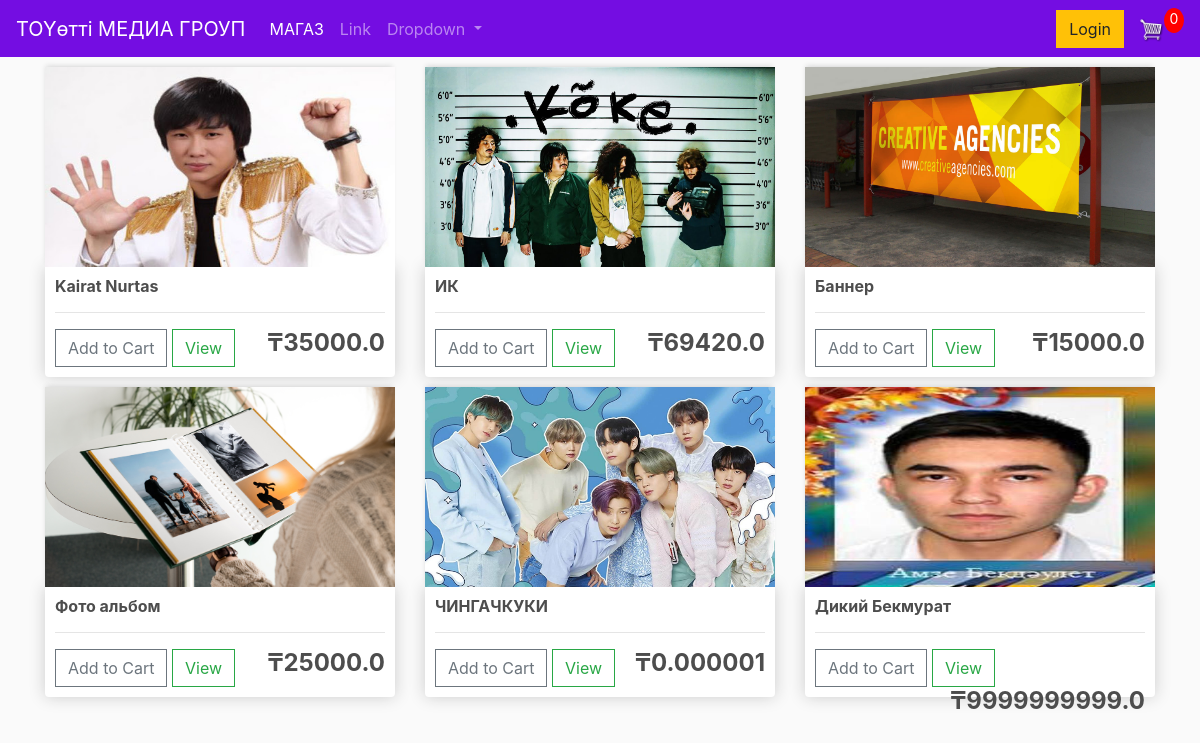
/store/, run on the app's committed database.
### store/models.py (models this page shows, shortened)
class Product(models.Model):
    name = models.CharField(max_length=200, null=True)
    price = models.FloatField()
    image = models.ImageField(null = True, blank = True)

### store/views.py (the view)
# urls.py: path('', include('store.urls')),
def store(request):
    products = Product.objects.all()
    context = {'products':products}
    return render(request, 'store/store.html', context)

### store/templates/store/store.html
{% extends 'store/main.html' %}
{% load static %}
{% block content %}
<div class="row">
    {% for product in products %}
    <div class="col-lg-4">
        <img class="thumbnail" src="{{product.image.url}}" alt="{% static 'images/placeholder.png' %}">
        <div class="box-element product">
            <h6><strong>{{product.name}}</strong></h6>
            <hr>
            <button class="btn btn-outline-secondary add-btn">Add to Cart</button>
            <a class="btn btn-outline-success" href="#">View</a>
		    <h4 style="display: inline-block; float: right"><strong>₸{{product.price}}</strong></h4>
        </div>
    </div>
    {% endfor %}
</div>
{% endblock content %}

### store/templates/store/main.html (shortened to what this page needs)
<!DOCTYPE html>
{% load static %}
<html lang="en">
<head>
        <link rel="stylesheet" href="https://stackpath.bootstrapcdn.com/bootstrap/4.5.2/css/bootstrap.min.css"
>
        <link rel="stylesheet" type="text/css" href="{% static 'css/main.css' %}">
</head>
<body>
<nav class="navbar navbar-expand-lg navbar-dark bg-dark">
    <a class="navbar-brand" href="{% url 'home' %}">TOYөтті МЕДИА ГРОУП</a>
    <div class="collapse navbar-collapse" id="navbarSupportedContent">
        <ul class="navbar-nav mr-auto">
            <li class="nav-item active">
                <a class="nav-link" href="{% url 'store' %}">МАГАЗ <span class="sr-only">(current)</span></a>
            </li>
            <li class="nav-item">
                <a class="nav-link" href="#">Link</a>
            </li>
            <li class="nav-item dropdown">
                <a class="nav-link dropdown-toggle" href="#" id="navbarDropdown" role="button" data-toggle="dropdown"
                   aria-haspopup="true" aria-expanded="false">
                    Dropdown
                </a>
            </li>
        </ul>
        <div class="form-inline my-2 my-lg-0">
             <a href="#" class="btn btn-warning">Login</a>
             <a href="{% url 'cart' %}">
             <img id="cart-icon" src="{% static 'images/cart.png' %}">
        </a>
             <p id="cart-total">0</p>
        </div>
    </div>
</nav>
<div class="container">
    {% block content %}
    {% endblock content %}
</div>
</body>
</html>

### static/css/main.css (style rules this page uses)
body { background-color: hsl(0, 0%, 98%); }
h1,h2,h3,h4,h5,h6 { color:hsl(0, 0%, 30%); }
.box-element { box-shadow:hsl(0, 0%, 80%) 0 0 16px; background-color: white; border-radius: 4px; padding: 10px; }
.thumbnail { width: 100%; height: 200px; -webkit-box-shadow: -1px -3px 5px -2px rgba(214,214,214,1); -moz-box-shadow: -1px -3px 5px -2px rgba(214,214,214,1); box-shadow: -1px -3px 5px -2px rgba(214,214,214,1); }
.product { border-radius: 0 0 4px 4px; }
.bg-dark { background-color: #740de2!important; }
#cart-icon { width:25px; display: inline-block; margin-left: 15px; }
#cart-total { display: block; text-align: center; color:#fff; background-color: red; width: 20px; height: 25px; border-radius: 50%; font-size: 14px; }
.col-lg-4, .col-lg-6, .col-lg-8, .col-lg-12 { margin-top: 10px; }
.btn { border-radius: 0; }
.navbar { background-color: white; }

### data on the page
Product: image (picture), name "Kairat Nurtas", price "35000.0"
Product: image (picture), name "ИК", price "69420.0"
Product: image (picture), name "Баннер", price "15000.0"
Product: image (picture), name "Фото альбом", price "25000.0"
Product: image (picture), name "ЧИНГАЧКУКИ", price "0.000001"
Product: image (picture), name "Дикий Бекмурат", price "9999999999.0"
